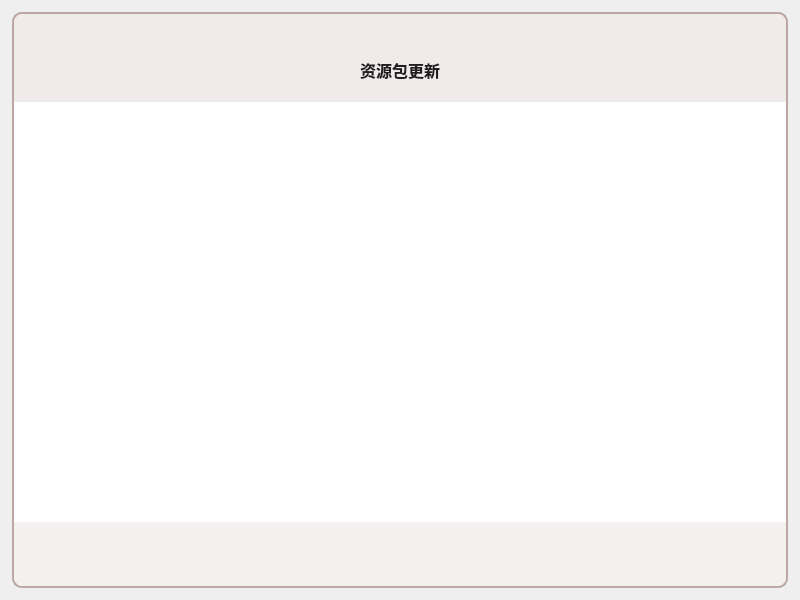
<?xml version="1.0" encoding="UTF-8"?>
<ui version="4.0">
 <class>Updater</class>
 <widget class="QMainWindow" name="Updater">
  <property name="geometry">
   <rect>
    <x>0</x>
    <y>0</y>
    <width>800</width>
    <height>600</height>
   </rect>
  </property>
  <property name="windowTitle">
   <string>Updater</string>
  </property>
  <widget class="QWidget" name="centralwidget">
   <layout class="QGridLayout" name="gridLayout">
    <property name="leftMargin">
     <number>12</number>
    </property>
    <property name="topMargin">
     <number>12</number>
    </property>
    <property name="rightMargin">
     <number>12</number>
    </property>
    <property name="bottomMargin">
     <number>12</number>
    </property>
    <item row="0" column="0">
     <widget class="QFrame" name="shadeContainer">
      <property name="styleSheet">
       <string notr="true">#shadeContainer{
	border: 2px solid rgb(189,167,165);
	border-radius: 10px;
}</string>
      </property>
      <property name="frameShape">
       <enum>QFrame::StyledPanel</enum>
      </property>
      <property name="frameShadow">
       <enum>QFrame::Raised</enum>
      </property>
      <layout class="QVBoxLayout" name="verticalLayout">
       <property name="spacing">
        <number>0</number>
       </property>
       <property name="leftMargin">
        <number>0</number>
       </property>
       <property name="topMargin">
        <number>0</number>
       </property>
       <property name="rightMargin">
        <number>0</number>
       </property>
       <property name="bottomMargin">
        <number>0</number>
       </property>
       <item>
        <widget class="QFrame" name="menuBarSE">
         <property name="minimumSize">
          <size>
           <width>0</width>
           <height>24</height>
          </size>
         </property>
         <property name="maximumSize">
          <size>
           <width>16777215</width>
           <height>24</height>
          </size>
         </property>
         <property name="styleSheet">
          <string notr="true">#menuBarSE{
	background: rgb(241,234,235);
	border: 1px solid rgb(241,234,235);
	border-top-left-radius: 10px;
	border-top-right-radius: 10px;
	border-bottom-left-radius: 0px;
	border-bottom-right-radius: 0px;
}</string>
         </property>
         <property name="frameShape">
          <enum>QFrame::StyledPanel</enum>
         </property>
         <property name="frameShadow">
          <enum>QFrame::Raised</enum>
         </property>
         <layout class="QHBoxLayout" name="horizontalLayout_2">
          <property name="leftMargin">
           <number>24</number>
          </property>
          <property name="topMargin">
           <number>0</number>
          </property>
          <property name="rightMargin">
           <number>24</number>
          </property>
          <property name="bottomMargin">
           <number>0</number>
          </property>
          <item>
           <spacer name="menuBarSpacer">
            <property name="orientation">
             <enum>Qt::Horizontal</enum>
            </property>
            <property name="sizeHint" stdset="0">
             <size>
              <width>619</width>
              <height>19</height>
             </size>
            </property>
           </spacer>
          </item>
          <item>
           <widget class="QPushButton" name="minimizeApp">
            <property name="minimumSize">
             <size>
              <width>14</width>
              <height>14</height>
             </size>
            </property>
            <property name="maximumSize">
             <size>
              <width>14</width>
              <height>14</height>
             </size>
            </property>
            <property name="styleSheet">
             <string notr="true">QPushButton{
	background: rgb(241,234,235);
	border: 0px solid rgb(241,234,235);
	border-radius: 5px;
	color: #534343;
	font-size: 14px;
	border-image: url(:/icons/resources/icon/minimize.svg);
}

QPushButton:Hover{
	font-weight: bold;
	background: rgb(231,226,226);
	color: #211a1a;
}

QPushButton:Pressed{
	font-weight: bold;
	background: #ffdad9;
	color: #2d1516;
}
</string>
            </property>
            <property name="text">
             <string/>
            </property>
           </widget>
          </item>
          <item>
           <spacer name="MenuSpacer2">
            <property name="orientation">
             <enum>Qt::Horizontal</enum>
            </property>
            <property name="sizeType">
             <enum>QSizePolicy::Fixed</enum>
            </property>
            <property name="sizeHint" stdset="0">
             <size>
              <width>10</width>
              <height>19</height>
             </size>
            </property>
           </spacer>
          </item>
          <item>
           <widget class="QPushButton" name="maximizeApp">
            <property name="minimumSize">
             <size>
              <width>14</width>
              <height>14</height>
             </size>
            </property>
            <property name="maximumSize">
             <size>
              <width>14</width>
              <height>14</height>
             </size>
            </property>
            <property name="styleSheet">
             <string notr="true">QPushButton{
	background: rgb(241,234,235);
	border: 0px solid rgb(241,234,235);
	border-radius: 5px;
	color: #534343;
	font-size: 14px;
	
	border-image: url(:/icons/resources/icon/maximize.svg);
}

QPushButton:Hover{
	font-weight: bold;
	background: rgb(231,226,226);
	color: #211a1a;
}

QPushButton:Pressed{
	font-weight: bold;
	background: #ffdad9;
	color: #2d1516;
}
</string>
            </property>
            <property name="text">
             <string/>
            </property>
           </widget>
          </item>
          <item>
           <spacer name="menuSpacer1">
            <property name="orientation">
             <enum>Qt::Horizontal</enum>
            </property>
            <property name="sizeType">
             <enum>QSizePolicy::Fixed</enum>
            </property>
            <property name="sizeHint" stdset="0">
             <size>
              <width>10</width>
              <height>19</height>
             </size>
            </property>
           </spacer>
          </item>
          <item>
           <widget class="QPushButton" name="closeApp">
            <property name="minimumSize">
             <size>
              <width>16</width>
              <height>16</height>
             </size>
            </property>
            <property name="maximumSize">
             <size>
              <width>16</width>
              <height>16</height>
             </size>
            </property>
            <property name="styleSheet">
             <string notr="true">QPushButton{
	background: rgb(241,234,235);
	border: 0px solid rgb(241,234,235);
	border-radius: 5px;
	color: #534343;
	font-size: 14px;
	border-image: url(:/icons/resources/icon/close.svg);
}

QPushButton:Hover{
	font-weight: bold;
	background: rgb(231,226,226);
	color: #211a1a;
}

QPushButton:Pressed{
	font-weight: bold;
	background: #ffdad9;
	color: #2d1516;
}
</string>
            </property>
            <property name="text">
             <string/>
            </property>
           </widget>
          </item>
         </layout>
        </widget>
       </item>
       <item>
        <widget class="QFrame" name="titleBar">
         <property name="minimumSize">
          <size>
           <width>0</width>
           <height>64</height>
          </size>
         </property>
         <property name="maximumSize">
          <size>
           <width>16777215</width>
           <height>64</height>
          </size>
         </property>
         <property name="styleSheet">
          <string notr="true">#titleBar{
	background: rgb(241,234,235);
	border: 1px solid rgb(241,234,235);
}</string>
         </property>
         <property name="frameShape">
          <enum>QFrame::StyledPanel</enum>
         </property>
         <property name="frameShadow">
          <enum>QFrame::Raised</enum>
         </property>
         <layout class="QHBoxLayout" name="horizontalLayout">
          <item>
           <spacer name="horizontalSpacer">
            <property name="orientation">
             <enum>Qt::Horizontal</enum>
            </property>
            <property name="sizeHint" stdset="0">
             <size>
              <width>331</width>
              <height>20</height>
             </size>
            </property>
           </spacer>
          </item>
          <item>
           <widget class="QLabel" name="appTitle">
            <property name="styleSheet">
             <string notr="true">#appTitle{
	font-size: 16px;
	font-weight: bold;
	color: #1f1f1f;
	background: transparent;
}</string>
            </property>
            <property name="text">
             <string>资源包更新</string>
            </property>
           </widget>
          </item>
          <item>
           <spacer name="horizontalSpacer_2">
            <property name="orientation">
             <enum>Qt::Horizontal</enum>
            </property>
            <property name="sizeHint" stdset="0">
             <size>
              <width>331</width>
              <height>20</height>
             </size>
            </property>
           </spacer>
          </item>
         </layout>
        </widget>
       </item>
       <item>
        <widget class="QFrame" name="appContainer">
         <property name="styleSheet">
          <string notr="true">#appContainer{
	background: #fff;
	border: 0px solid #fff;
}</string>
         </property>
         <property name="frameShape">
          <enum>QFrame::StyledPanel</enum>
         </property>
         <property name="frameShadow">
          <enum>QFrame::Raised</enum>
         </property>
        </widget>
       </item>
       <item>
        <widget class="QFrame" name="navBar">
         <property name="minimumSize">
          <size>
           <width>0</width>
           <height>64</height>
          </size>
         </property>
         <property name="maximumSize">
          <size>
           <width>16777215</width>
           <height>64</height>
          </size>
         </property>
         <property name="styleSheet">
          <string notr="true">#navBar{
	background: #f5f0f0;
	border: 1px solid #f5f0f0;
	border-top-left-radius: 0px;
	border-top-right-radius: 0px;
	border-bottom-left-radius: 10px;
	border-bottom-right-radius: 10px;
}</string>
         </property>
         <property name="frameShape">
          <enum>QFrame::StyledPanel</enum>
         </property>
         <property name="frameShadow">
          <enum>QFrame::Raised</enum>
         </property>
        </widget>
       </item>
      </layout>
     </widget>
    </item>
   </layout>
  </widget>
  <widget class="QMenuBar" name="menubar">
   <property name="geometry">
    <rect>
     <x>0</x>
     <y>0</y>
     <width>800</width>
     <height>21</height>
    </rect>
   </property>
  </widget>
 </widget>
 <resources/>
 <connections/>
</ui>
